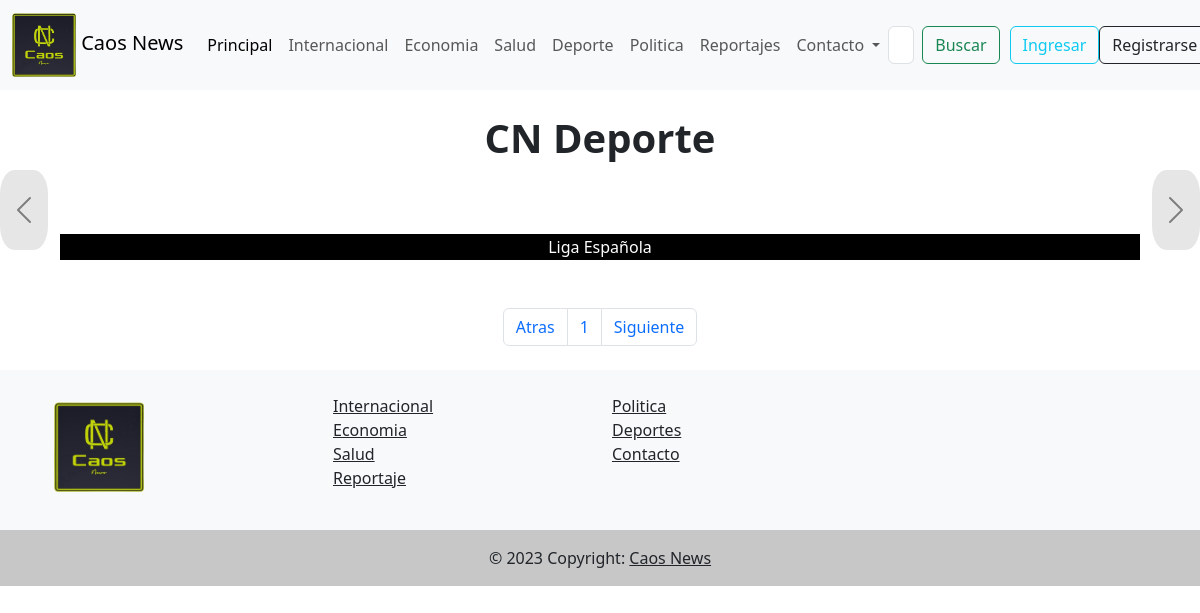
/deportes/, run on an earlier commit of the app's database.
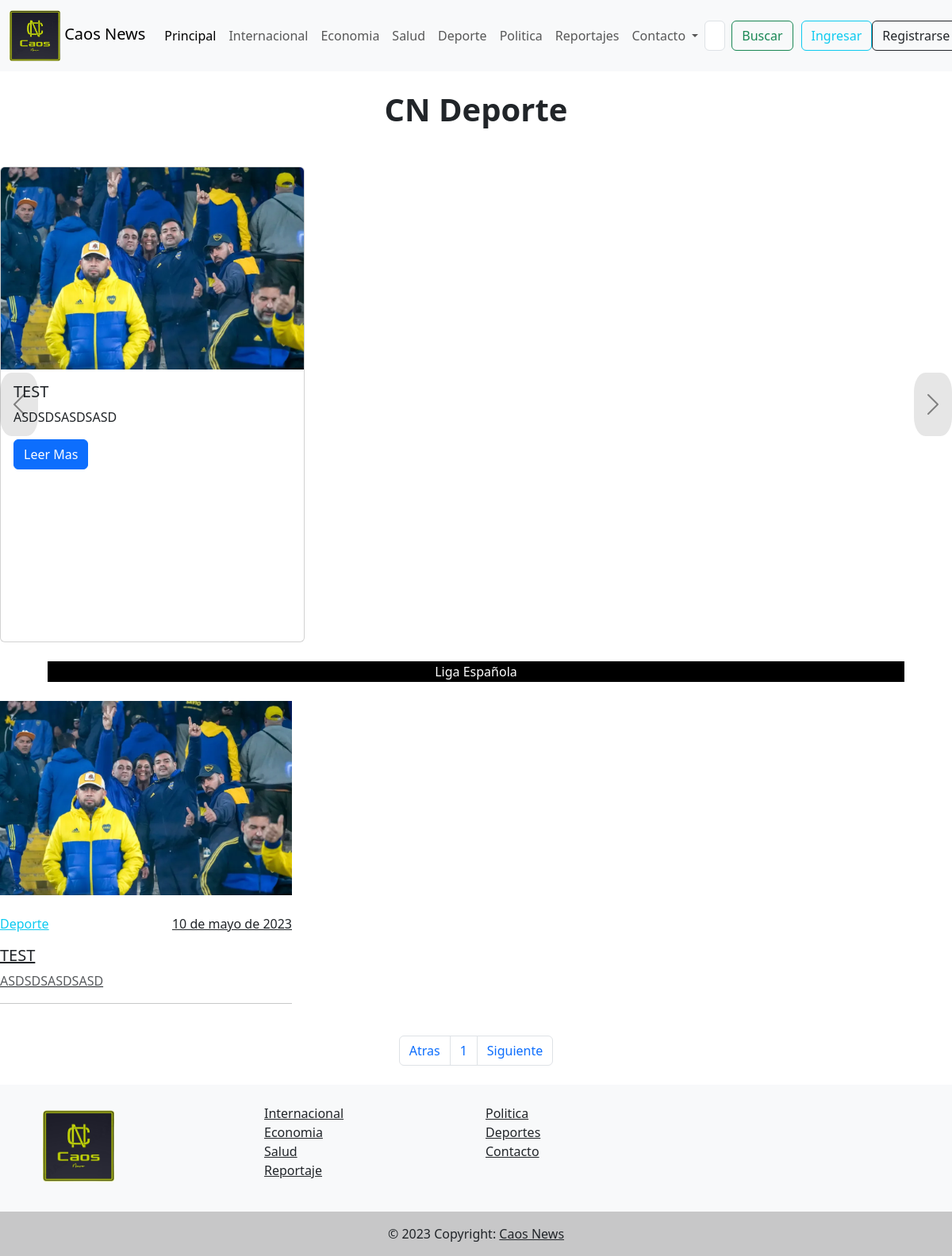
And on a later commit of the database.
### webcaosnews/models.py (models this page shows, shortened)
class Noticia(models.Model):
        idNoticia = models.IntegerField(primary_key=True)
        Titulo = models.CharField(max_length=200)
        Descripcion = models.TextField()
        Ubicacion = models.CharField(max_length=15, default='Desconocido')
        Fotos = models.ImageField(upload_to='foto', null=True, blank=True)
        miniatura= models.ImageField(upload_to='foto', null=True)
        video = models.FileField(upload_to='video', null=True, blank=True)
        Categorias = models.ForeignKey(Categorias, on_delete=models.CASCADE)
        fecha_publicacion = models.DateTimeField(auto_now_add=True, null=True)
        publicado = models.BooleanField(default=False)
        usuario = models.ForeignKey(User, on_delete=models.CASCADE, null=True)

class Categorias(models.Model):
    nombre=models.CharField(primary_key=True,max_length=45)

### webcaosnews/views.py (the view)
# urls.py: path('deportes/',deportes,name='DEP'),
def deportes(request):
    categoria_deportes = Categorias.objects.get(nombre='Deporte')
    noticias = Noticia.objects.filter(Q(publicado=True) & Q(Categorias=categoria_deportes)).order_by('-fecha_publicacion')
    ultimas_noticias = noticias[:6]
    paginator = Paginator(noticias, 7)
    page_number = request.GET.get('page')
    page_obj = paginator.get_page(page_number)
    data = {
        'noticias_deportes': ultimas_noticias,
        'noticias': page_obj,
        'numeros_pagina': range(1, paginator.num_pages + 1),
    }
    return render(request, "Deportes.html",data)

### webcaosnews/templates/Deportes.html (shortened to what this page needs)
{% extends 'base1.html' %}
{%load static%}
{% block contenedor %}
      <p class="text-center h1 fw-bold mb-5 mx-1 mx-md-4 mt-4">CN Deporte</p>
      <div id="carouselExampleControls" class="carousel carousel-dark slide" data-bs-ride="carousel">
        <div class="carousel-inner">
          {% for noticia in noticias_deportes %}
          <div class="carousel-item{% if forloop.first %} active{% endif %}">
            <div class="row">
              <div class="col-lg-4">
                <div class="card" style="width: 100%; height: 600px;">
                  <img src="{{ noticia.miniatura.url }}" class="card-img-top" alt="...">
                  <div class="card-body">
                    <h5 class="card-title">{{ noticia.Titulo }}</h5>
                    <p class="card-text">            {% if noticia.Descripcion|length > 140 %}
                      {{ noticia.Descripcion|slice:":140" }}...
                    {% else %}
                      {{ noticia.Descripcion }}
                    {% endif %}</p>
                    <a href="{% url 'NON' noticia.idNoticia %}" class="btn btn-primary">Leer Mas</a>
                  </div>
                </div>
              </div>
            </div>
          </div>
          {% endfor %}
        </div>
        <button class="carousel-control-prev" type="button" data-bs-target="#carouselExampleControls" data-bs-slide="prev">
          <span class="carousel-control-prev-icon" aria-hidden="true"></span>
        </button>
        <button class="carousel-control-next" type="button" data-bs-target="#carouselExampleControls" data-bs-slide="next">
          <span class="carousel-control-next-icon" aria-hidden="true"></span>
        </button>
      </div>
      <br>
      <div
        style="
          font-size: 1em;
          line-height: 1em;
          background: #000;
          color: #fff;
          margin: 0 auto;
          padding: 0.3em 0;
          width: 90%;
          text-align: center;
        "
      >
        <a
          target="_blank"
          style="color: #fff; text-decoration: none"
          href="https://www.siguetuliga.com/liga/nacional-primera-division-liga-santander?utm_source=widget2&utm_medium=webs%2Bo%2Bblogs&utm_campaign=Widgets%2Bresultados"
          >Liga Española</a
        >
      </div>
      <br />
      <main>
<section>
  <div class="row gx-lg-5">
    {% for item in noticias %}
    <div class="col col-md-4 mb-4 mb-lg-0">
      <div>
        <div class="bg-image hover-overlay shadow-1-strong ripple rounded-5 mb-4" data-mdb-ripple-color="light">
          <img src="{{ item.miniatura.url }}" class="img-fluid" />
        </div>
        <div class="row mb-3">
          <div class="col-6">
            <a href="economia.html" class="text-info">
              {{ item.Categorias.nombre }}
            </a>
          </div>
          <div class="col-6 text-end">
            <u>{{ item.fecha_publicacion|date:""}}</u>
          </div>
        </div>
        <a href="{%url 'NON' item.idNoticia %}" class="text-dark">
          <h5>{{ item.Titulo }}</h5>
          <p class="text-muted">
            {% if item.Descripcion|length > 140 %}
              {{ item.Descripcion|slice:":140" }}...
            {% else %}
              {{ item.Descripcion }}
            {% endif %}
          </p>
        </a>
        <hr />
      </div>
    </div>
    {% endfor %}
  </div>
</section>
  {% endblock contenedor %}
  {% block pagination %}
    {{ block.super }}
{% endblock %}

### webcaosnews/templates/base1.html (shortened to what this page needs)
{% load static %}
<!DOCTYPE html>
<html lang="en">
  <head>
    <link rel="stylesheet" href="{% static 'css/bootstrap.min.css' %}" />
    <link rel="stylesheet" href="{% static 'css/fontello.css' %}" />
    <link rel="stylesheet" href="{% static 'css/btnIngresar.css' %}" />
    <link rel="stylesheet" href="{% static 'css/estilos.css' %}">
</head>
<body>
    <header>
      <nav class="navbar navbar-expand-lg bg-body-tertiary">
        <div class="container-fluid">
          <a class="navbar-brand" href="{%url 'IND' %}">
            <img src="{% static 'img/LogoCaosNews.png' %}"  width="64" height="64" class="d-inline-block align-left" alt="">
            Caos News
          </a>
          <div class="collapse navbar-collapse" id="navbarSupportedContent">
            <ul class="navbar-nav me-auto mb-2 mb-lg-0">
              <li class="nav-item">
                <a class="nav-link active" aria-current="page" href="{%url 'IND' %}">Principal</a>
              </li>
              <li ¿class="nav-item">
                <a class="nav-link" href="{%url 'INT' %}">Internacional</a>
              </li>
              <li class="nav-item">
                <a class="nav-link" href="{%url 'ECO' %}">Economia</a>
              </li>
              <li class="nav-item">
                <a class="nav-link" href="{%url 'SAL' %}">Salud</a>
              </li>
              <li class="nav-item">
                <a class="nav-link" href="{%url 'DEP' %}">Deporte</a>
              </li>
              <li class="nav-item">
                <a class="nav-link" href="{%url 'POL' %}">Politica</a>
              </li>
              <li class="nav-item">
                <a class="nav-link" href="{%url 'REP' %}">Reportajes</a>
              </li>
              <li class="nav-item dropdown">
                <a
                  class="nav-link dropdown-toggle"
                  href="..."
                  role="button"
                  data-bs-toggle="dropdown"
                  aria-expanded="false"
                >
                  Contacto
                </a>
              </li>
            </ul>
            <form action="{% url 'BUSCAR' %}" class="d-flex" role="search" method="post">
              <input class="form-control me-2" type="search" placeholder="Buscar" aria-label="Search" name="query">
              <button class="btn btn-outline-success icon-scearch btn-margen-derecha" type="submit">Buscar</button>
            </form>
            <form class="d-flex" role="search">
          {% if user.is_authenticated %}
                        <div class="dropdown dropdown-edit">
                          <span class="visually-hidden">Perfil</span>
                          <a
                            class="btn btn-outline-success"
                            href="..."
                            role="button"
                            data-bs-toggle="dropdown"
                            aria-haspopup="true"
                            aria-expanded="false"
                          >
                            <svg
                              xmlns="http://www.w3.org/2000/svg"
                              width="30"
                              height="30"
                              fill="currentColor"
                              class="bi bi-person-circle"
                              viewBox="0 0 16 16"
                            >
                              <path d="M11 6a3 3 0 1 1-6 0 3 3 0 0 1 6 0z"></path>
                              <path
                                fill-rule="evenodd"
                                d="M0 8a8 8 0 1 1 16 0A8 8 0 0 1 0 8zm8-7a7 7 0 0 0-5.468 11.37C3.242 11.226 4.805 10 8 10s4.757 1.225 5.468 2.37A7 7 0 0 0 8 1z"
                              ></path>
                            </svg>
                          </a>
                          <div class="dropdown-menu">
                            <a class="dropdown-item">{{ user.first_name }} {{ user.last_name }} </a>
                            <div class="dropdown-divider"></div>
                            <a class="dropdown-item" href="{% url 'ADMNON' %}" target="_blank">Administrador</a>
                            <a class="dropdown-item" href="{% url 'AGRNON' %}" target="_blank">Agregar Noticia</a>
                            <div class="dropdown-divider"></div>
                            <a class="btn btn-rojo-edit" href="{% url 'LOGOUT' %}" >Abandonar</a>
                          </div>
                        </div>
          {% else %}
          <a href="{%url 'LOG' %}" class="btn btn-outline-info" role="button"
          >Ingresar
        </a>
        <a href="{%url 'REG' %}" class="btn btn-outline-dark" role="button"
        >Registrarse
      </a>
          {% endif %}
        </form>
          </div>
        </div>
      </nav>
    </header>
    <main>
   {% block contenedor %}
   {% endblock contenedor %}
   {% block pagination %}
   <nav class="my-4" aria-label="...">
      <ul class="pagination pagination-circle justify-content-center">
          <li class="page-item">
              <a class="page-link" href="?page={{ page_obj.previous_page_number }}" tabindex="-1">Atras</a>
          </li>
          {% for num in numeros_pagina %}
              {% if num == page_obj.number %}
                  <li class="page-item active">
                      <a class="page-link" href="#">{{ num }}</a>
                  </li>
              {% else %}
                  <li class="page-item">
                      <a class="page-link" href="{{ url }}?page={{ num }}">{{ num }}</a>
                  </li>
              {% endif %}
          {% endfor %}
          <li class="page-item">
              <a class="page-link" href="?page={{ page_obj.next_page_number }}">Siguiente</a>
          </li>
      </ul>
   </nav>
   {% endblock %}
    </main>
        <footer class="bg-light text-center text-lg-start">
            <div class="container p-4">
              <div class="row">
                <div class="col-lg-3 col-md-6 mb-4 mb-md-0">
                  <a href="{%url 'IND' %}" target="_blank">
                  <img src="{% static 'img/LogoCaosNews.png' %}"  width="90" height="90" class="d-inline-block align-left" alt="">
                  </a>
                </div>
                <div class="col-lg-3 col-md-6 mb-4 mb-md-0">
                  <ul class="list-unstyled">
                    <li>
                      <a href="{%url 'INT' %}"class="text-dark">Internacional</a>
                    </li>
                    <li>
                      <a href="{%url 'ECO' %}" class="text-dark">Economia</a>
                    </li>
                    <li>
                      <a href="{%url 'SAL' %}" class="text-dark">Salud</a>
                    </li>
                    <li>
                      <a href="{%url 'REP' %}" class="text-dark">Reportaje</a>
                    </li>
                  </ul>
                </div>
                <div class="col-lg-3 col-md-6 mb-4 mb-md-0">
                  <ul class="list-unstyled mb-0">
                    <li>
                      <a href="{%url 'POL' %}" class="text-dark">Politica</a>
                    </li>
                    <li>
                      <a href="{%url 'DEP' %}" class="text-dark">Deportes</a>
                    </li>
                    <li>
                      <a href="{%url 'CON' %}" class="text-dark">Contacto</a>
                    </li>
                  </ul>
                </div>
                <div class="col-lg-3 col-md-6 mb-4 mb-md-0">
                </div>
              </div>
            </div>
            <div class="text-center p-3" style="background-color: rgba(0, 0, 0, 0.2);">
              © 2023 Copyright:
              <a class="text-dark" href="{%url 'IND' %}">Caos News</a>
            </div>
          </footer>
</body>
</html>

What changed in the data, as far as the page shows it:
now on this page (row edited): Noticia: miniatura (picture), Descripcion "ASDSDSASDSASD", Categorias.nombre "Deporte", fecha_publicacion "10 de mayo de 2023", Titulo "TEST"
